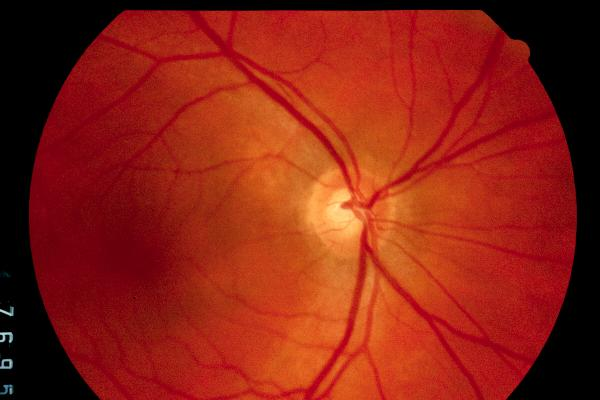
#> input picture Database-1/Glaucoma/image_016.jpg, 600 x 400 px; its folder holds 3 pictures in this run
$ python main.py
#> lines starting #> are read from the running program, lines starting #| are printed output that depends on the picture
import os

import numpy as np
from skimage.io import imread, imshow
from skimage.feature import hog
from skimage.transform import resize

import matplotlib.pyplot as plt

dataset = 'Database-1'
true_path, false_path = 'Glaucoma', 'Healthy'

orientations, pixels_per_cell, cells_per_block = 8, 64 , 1

MAX_H, MAX_W = 0, 0
for path in  true_path, false_path:
	ls = sorted(((img,imread(os.path.join('.',dataset,path,img)).shape) for img in os.listdir(os.path.join('.',dataset,path))),key=lambda x:x[1][0]*x[1][1], reverse=True)
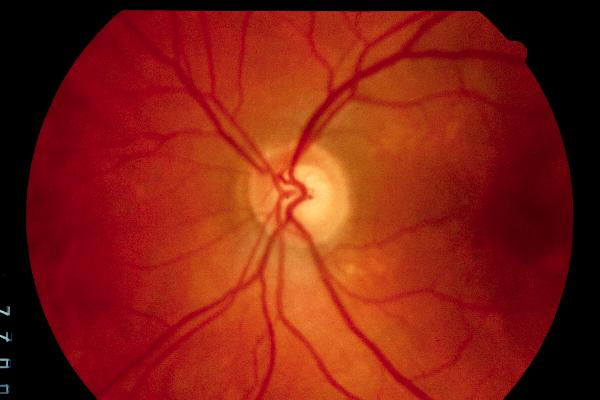
#> input picture Database-1/Glaucoma/image_017.jpg, 600 x 400 px
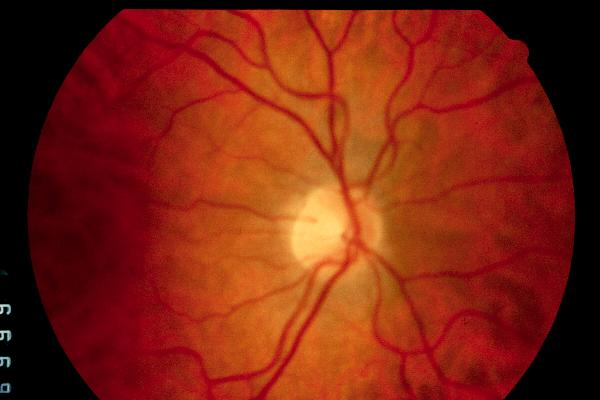
#> input picture Database-1/Glaucoma/image_018.jpg, 600 x 400 px
	print( 'Total Shapes in {0} is {1:d}'.format(path,len(set(x[1] for x in ls))) )
#| Total Shapes in Glaucoma is 1
	print(*set(x[1] for x in ls),sep='\n')
#| (400, 600, 3)
	MAX_H, MAX_W = max(MAX_H,max(x[1][0] for x in ls)), max(MAX_W,max(x[1][1] for x in ls))
#> MAX_H = 400; MAX_W = 600
MAX_H, MAX_W = int(pixels_per_cell*np.ceil(MAX_H/pixels_per_cell)), int(pixels_per_cell*np.ceil(MAX_W/pixels_per_cell))
#> MAX_H = 704; MAX_W = 640
print('Maximum Chosen Height is {0:d} pixels and width is {1:d} pixels'.format(MAX_H, MAX_W))
#| Maximum Chosen Height is 704 pixels and width is 640 pixels


def hog_of_path(path, orientations=10, pixels_per_cell=16, cells_per_block=2):
#> called with path = 'Glaucoma', orientations = 8, pixels_per_cell = 64, cells_per_block = 1
	res = []
	for img_name in os.listdir(os.path.join('.',dataset,path)):
		img_mat = imread(os.path.join('.',dataset,path,img_name))
#> img_mat is the input picture: shape (400, 600, 3); mean R, G, B 139.7, 34, 19.2
		img_mat = resize(img_mat,(MAX_H, MAX_W))
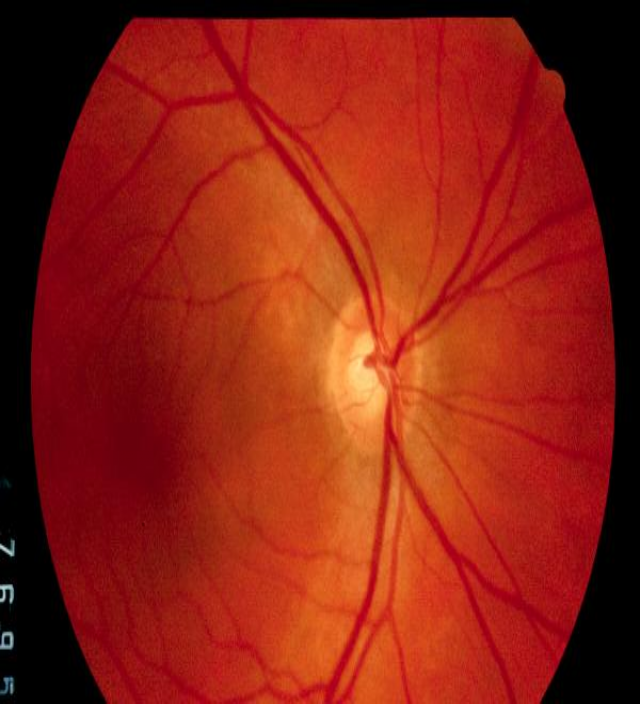
#> img_mat: shape (704, 640, 3) float64; mean R, G, B 0.548, 0.133, 0.0753
#> (the run stopped early here; a loop or call above may not have finished)
